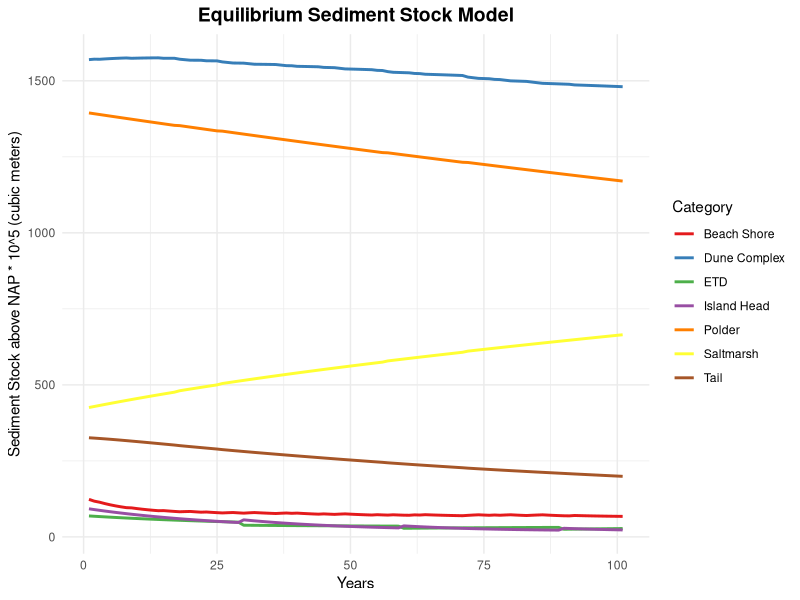
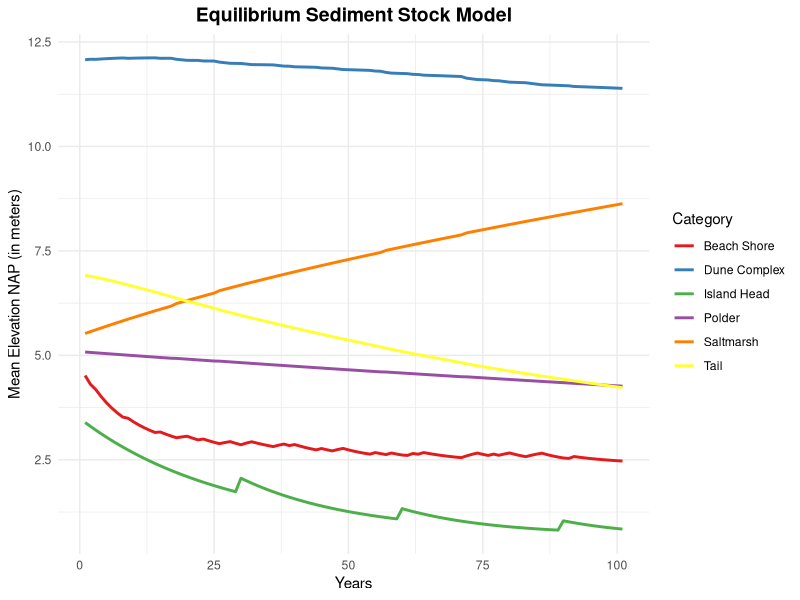

Recreate these plots in R, in order.
# Load required libraries
library(ggplot2)

# Set seed for reproducibility
set.seed(123)

# Time steps
time_steps <- 101

# Initial sediment stocks based on Ameland (volume based on AHN4)
stocks <- list(
  "Offshore" = 12000,
  "ETD" = 70,
  "Island Head" = 95,
  "Beach Shore" = 130,
  "Dune Complex" = 1568,
  "Tail" = 327,
  "Saltmarsh" = 422,
  "Tidal Basin" = 500,
  "Polder" = 1397
)

# Areas of the stock based on Ameland, 1 if area does not apply
stock_areas <- list(
  "Offshore" = 1,
  "ETD" = 1,
  "Island Head" = 2721624,
  "Beach Shore" = 2729134.5,
  "Dune Complex" = 12998500.25,
  "Tail" = 4713029,
  "Saltmarsh" = 7702768.5,
  "Tidal Basin" = 1,
  "Polder" = 27450395.25
)

stock_elevation <- list(
  "Offshore" = 1,
  "ETD" = 1,
  "Island Head" = 1,
  "Beach Shore" = 1,
  "Dune Complex" = 1,
  "Tail" = 1,
  "Saltmarsh" = 1,
  "Tidal Basin" = 1,
  "Polder" = 1
)

# Store history for plotting
history <- lapply(names(stocks), function(x) numeric(0))
names(history) <- names(stocks)

history_elevation <- lapply(names(stocks), function(x) numeric(0))
names(history_elevation) <- names(stocks)

# Store polder stock for management
polder_original <- stocks[["Polder"]]

# Beach stability setting
SBeach <- 1  # if 1 -> stable, 0 -> unstable
instability_factor <- 1.1
beach_to_offshore <- 0
beach_unstable_count <- 0

# Parameters
big_storm_chance <- 0.1
small_storm_chance <- 0.3
overwash_multiplier <- 2
polder_subsidence_rate <- 0.003
etd_shoaling_rate <- 0.2
embankment_threshold <- 4000
depoldering_value <- 2/3

# TSL calculation (log-spaced values)
TSL <- 10^seq(0.2, -1, length.out = time_steps)
dSLR <- 0.00

# Simulation loop
for (t in 1:time_steps) {
  if (stocks[["Dune Complex"]] > 0) {
    # Storm surge event
    big_storm <- runif(1) < big_storm_chance
    small_storm <- runif(1) < small_storm_chance
    
    # Flows
    if (stocks[["Beach Shore"]]/4 > beach_to_offshore) {
      offshore_to_etd <- 1
      offshore_to_beach <- 9
      islands_head_to_dune <- 0.01 * stocks[["Island Head"]]
      etd_to_island_head <- 0.03 * stocks[["ETD"]]
      island_head_to_beach <- 0.04 * stocks[["Island Head"]]
      beach_to_dune <- 0.03 * stocks[["Beach Shore"]]
      beach_to_tail <- 0.02 * stocks[["Beach Shore"]]
      beach_to_offshore <- if (SBeach) 0.1 * stocks[["Beach Shore"]] else offshore_to_beach * instability_factor
      dune_to_saltmarsh <- 0.001 * stocks[["Dune Complex"]] * (if (big_storm) overwash_multiplier else 1)
      dune_to_polder <- 0.001 * stocks[["Dune Complex"]] * (if (big_storm) overwash_multiplier else 1)
      dune_to_beach <- stocks[["Dune Complex"]] * (if (small_storm) 0.001 else 0)
      tail_to_offshore <- 0.01 * stocks[["Tail"]]
      tail_to_saltmarsh <- 0.001 * stocks[["Tail"]] * (if (big_storm) overwash_multiplier else 1)
      tidal_to_saltmarsh <- TSL[t]
      tidal_to_polder <- 0 * stocks[["Tidal Basin"]]
      polder_subsidence <- stocks[["Polder"]] * polder_subsidence_rate
    } else {
      beach_unstable_count <- beach_unstable_count + 1
      offshore_to_etd <- 1
      offshore_to_beach <- 9
      islands_head_to_dune <- 0.01 * stocks[["Island Head"]]
      etd_to_island_head <- 0.03 * stocks[["ETD"]]
      island_head_to_beach <- 0.04 * stocks[["Island Head"]]
      beach_to_dune <- 0.03 * stocks[["Beach Shore"]]
      beach_to_tail <- 0.02 * stocks[["Beach Shore"]]
      beach_to_offshore <- if (SBeach) 0.1 * stocks[["Beach Shore"]] else offshore_to_beach * instability_factor
      dune_to_saltmarsh <- 0.001 * stocks[["Dune Complex"]] * (if (big_storm) overwash_multiplier else 1)
      dune_to_polder <- 0.001 * stocks[["Dune Complex"]] * (if (big_storm) overwash_multiplier else 1)
      dune_to_beach <- (stocks[["Dune Complex"]] * (if (small_storm) 0.001 else 0)) + 
        abs(stocks[["Beach Shore"]]/4 - beach_to_offshore) * 4
      tail_to_offshore <- 0.01 * stocks[["Tail"]]
      tail_to_saltmarsh <- 0.001 * stocks[["Tail"]] * (if (big_storm) overwash_multiplier else 1)
      tidal_to_saltmarsh <- TSL[t]
      tidal_to_polder <- 0 * stocks[["Tidal Basin"]]
      polder_subsidence <- stocks[["Polder"]] * polder_subsidence_rate
    }
    
    # ETD shoaling event every 30 years
    etd_shoaling <- if (t %% 30 == 0) etd_shoaling_rate * stocks[["ETD"]] else 0
    
    # Embankment of Saltmarshes
    if (stocks[["Saltmarsh"]] > embankment_threshold) {
      saltmarsh_to_polder <- 2/3 * embankment_threshold
      embankment <- 1
    } else {
      saltmarsh_to_polder <- 0
      embankment <- 0
    }
    
    # De-embankment of Polder
    subsidence_threshold <- stocks[["Polder"]] / polder_original
    if (subsidence_threshold < depoldering_value) {
      polder_to_saltmarsh <- 2/3 * stocks[["Polder"]]
      de_embankment <- 1
    } else {
      polder_to_saltmarsh <- 0
      de_embankment <- 0
    }
    
    # Update stocks
    stocks[["Offshore"]] <- stocks[["Offshore"]] + tail_to_offshore - offshore_to_etd - offshore_to_beach
    stocks[["ETD"]] <- stocks[["ETD"]] + offshore_to_etd - etd_to_island_head - etd_shoaling
    stocks[["Island Head"]] <- stocks[["Island Head"]] + etd_to_island_head + etd_shoaling - 
      island_head_to_beach - islands_head_to_dune
    stocks[["Beach Shore"]] <- stocks[["Beach Shore"]] + island_head_to_beach - beach_to_dune + 
      offshore_to_beach - beach_to_offshore - beach_to_tail + dune_to_beach
    stocks[["Dune Complex"]] <- stocks[["Dune Complex"]] + beach_to_dune + islands_head_to_dune - 
      dune_to_saltmarsh - dune_to_beach - dune_to_polder
    stocks[["Tail"]] <- stocks[["Tail"]] + beach_to_tail - tail_to_offshore - tail_to_saltmarsh
    stocks[["Saltmarsh"]] <- stocks[["Saltmarsh"]] + tidal_to_saltmarsh + polder_to_saltmarsh - 
      saltmarsh_to_polder + dune_to_saltmarsh + tail_to_saltmarsh
    stocks[["Tidal Basin"]] <- stocks[["Tidal Basin"]] - tidal_to_saltmarsh - tidal_to_polder
    stocks[["Polder"]] <- stocks[["Polder"]] + tidal_to_polder - polder_to_saltmarsh - 
      polder_subsidence + saltmarsh_to_polder + dune_to_polder
    
    # Apply SLR
    if (dSLR != 0) {
      for (key in names(stocks)) {
        if (!(key %in% c("Tidal Basin", "Offshore", "ETD"))) {
          stock_elevation[[key]] <- (stocks[[key]] / stock_areas[[key]]) * 100000
          stock_elevation[[key]] <- stock_elevation[[key]] - dSLR
          stocks[[key]] <- stock_elevation[[key]] / 100000 * stock_areas[[key]]
        }
      }
    }
    
    # Record history
    for (key in names(stocks)) {
      history[[key]] <- c(history[[key]], stocks[[key]])
      history_elevation[[key]] <- c(history_elevation[[key]], stock_elevation[[key]])
    }
    
    # Update polder stock to new original value
    if (de_embankment == 1 || embankment == 1) {
      polder_original <- stocks[["Polder"]]
    }
  }
}

# Print results
cat("Beach Unstable:", beach_unstable_count, "year(s)\n")

# Create plotting data frame
plot_data <- data.frame()
for (key in names(history)) {
  if (!(key %in% c("Tidal Basin", "Offshore"))) {
    df <- data.frame(
      Years = 1:length(history[[key]]),
      Stock = history[[key]],
      Category = key
    )
    plot_data <- rbind(plot_data, df)
  }
}

# Create the plot
ggplot(plot_data, aes(x = Years, y = Stock, color = Category)) +
  geom_line(size = 1) +
  labs(
    title = "Equilibrium Sediment Stock Model",
    x = "Years",
    y = "Sediment Stock above NAP * 10^5 (cubic meters)"
  ) +
  theme_minimal() +
  theme(
    plot.title = element_text(hjust = 0.5, size = 14, face = "bold"),
    legend.position = "right"
  ) +
  scale_color_brewer(palette = "Set1")

# Elevation plot
plot_data_elev <- data.frame()
for (key in names(history)) {
  if (!(key %in% c("Tidal Basin", "Offshore", "ETD"))) {
    pltarea <- rep(stock_areas[[key]], length(history[[key]]))
    pltvl <- history[[key]] * rep(100000, length(history[[key]])) / pltarea
    df <- data.frame(
      Years = 1:length(pltvl),
      Elevation = pltvl,
      Category = key
    )
    plot_data_elev <- rbind(plot_data_elev, df)
  }
}

# Create elevation plot
ggplot(plot_data_elev, aes(x = Years, y = Elevation, color = Category)) +
  geom_line(size = 1) +
  labs(
    title = "Equilibrium Sediment Stock Model",
    x = "Years",
    y = "Mean Elevation NAP (in meters)"
  ) +
  theme_minimal() +
  theme(
    plot.title = element_text(hjust = 0.5, size = 14, face = "bold"),
    legend.position = "right"
  ) +
  scale_color_brewer(palette = "Set1")
